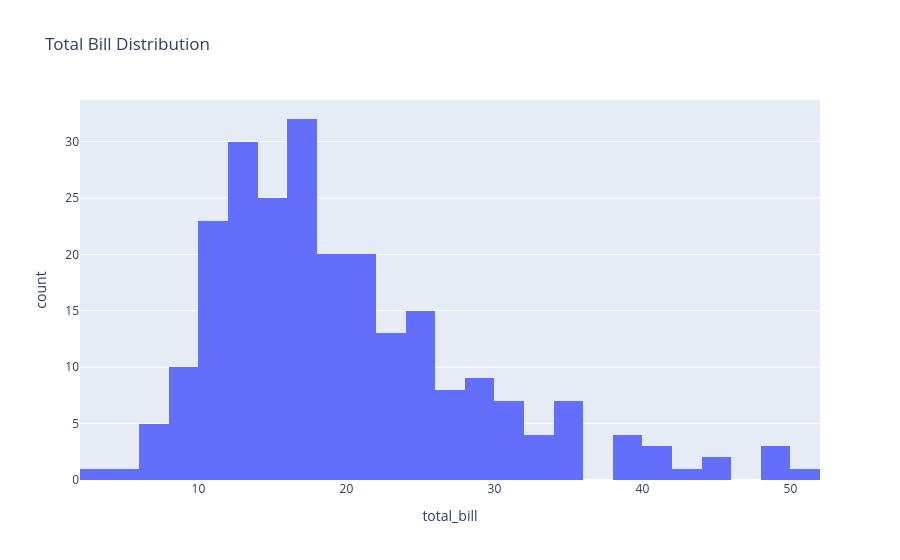

Source (notebook cell):
### Code cell
import plotly.express as px

fig = px.histogram(
    tips,
    x='total_bill',
    title='Total Bill Distribution'
)

fig.show()

### Figure 1 — Plotly figure (JSON) as saved in the notebook; plotly's stock layout.template omitted (floating-point values rounded to 4 significant figures; data arrays with more than 128 entries replaced by an {"elided": "..."} marker saying what was removed)
{"data": [{"alignmentgroup": "True", "bingroup": "x", "hovertemplate": "total_bill=%{x}<br>count=%{y}<extra></extra>", "legendgroup": "", "marker": {"color": "#636efa", "pattern": {"shape": ""}}, "name": "", "offsetgroup": "", "orientation": "v", "showlegend": false, "type": "histogram", "x": {"elided": "244 float values"}, "xaxis": "x", "yaxis": "y"}], "layout": {"barmode": "relative", "legend": {"tracegroupgap": 0}, "title": {"text": "Total Bill Distribution"}, "xaxis": {"anchor": "y", "domain": [0, 1], "title": {"text": "total_bill"}}, "yaxis": {"anchor": "x", "domain": [0, 1], "title": {"text": "count"}}}}
